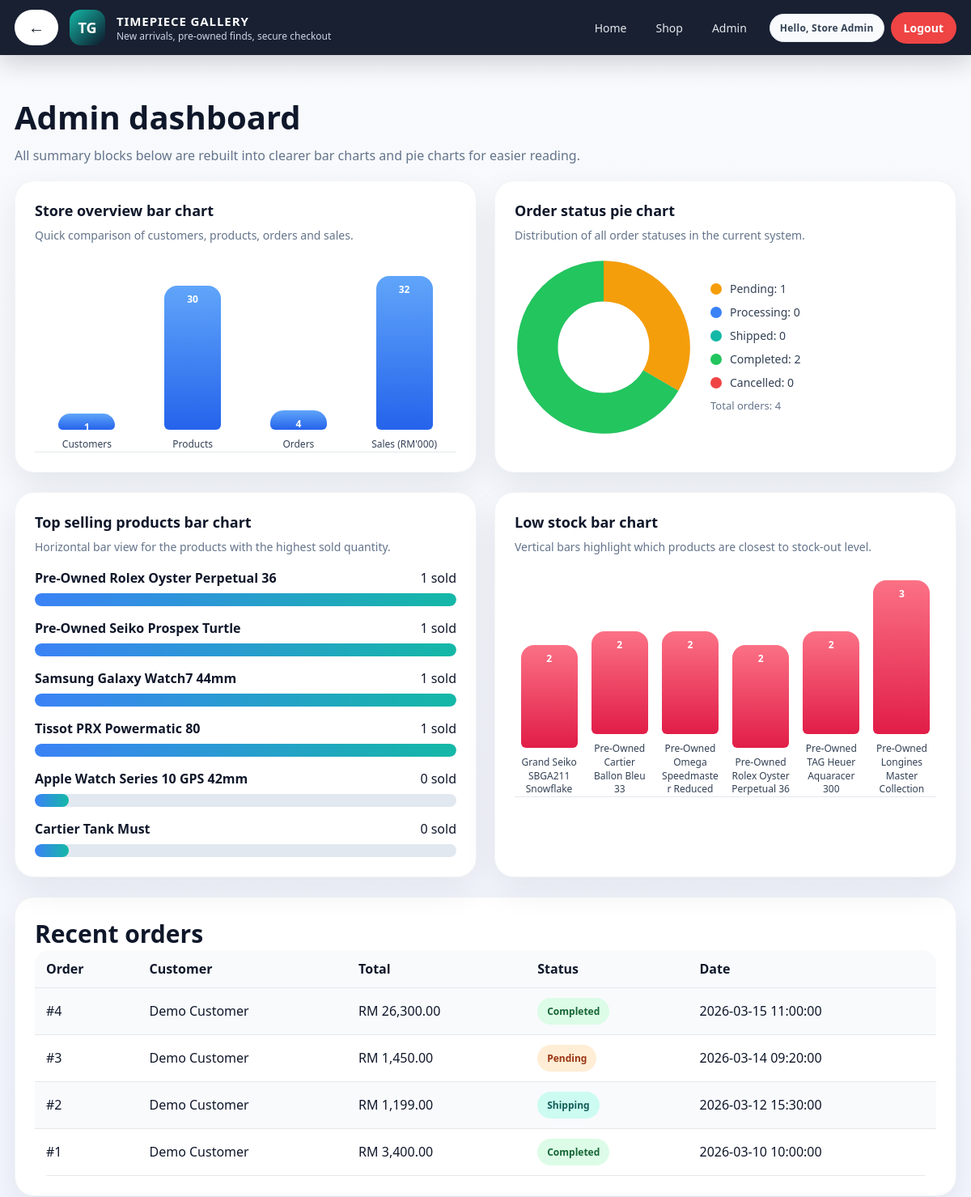
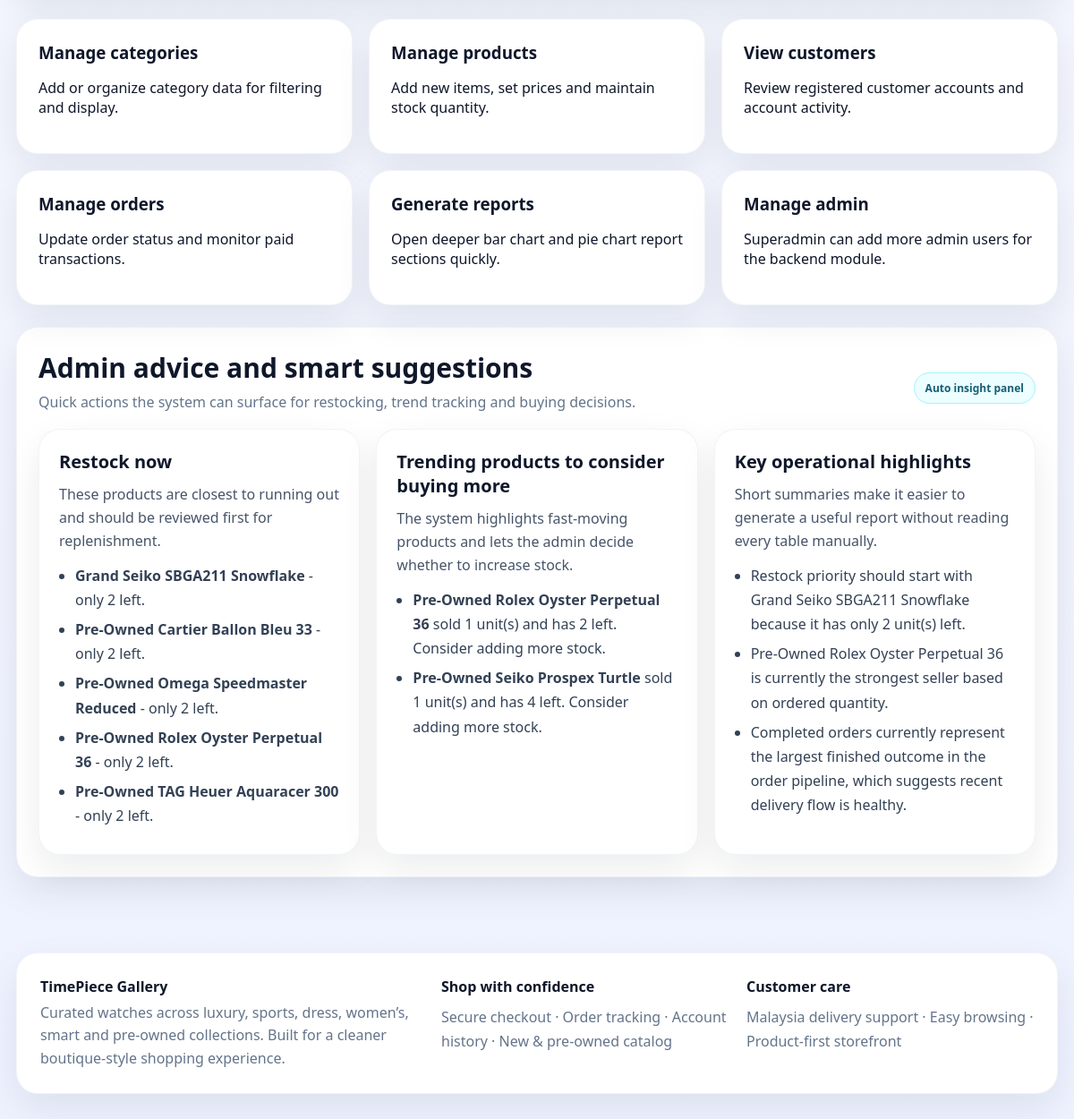
The app's page /dashboard.php (signed in) with its own data (2 pictures, top to bottom).
### tables this page shows
CREATE TABLE products (
    id INT AUTO_INCREMENT PRIMARY KEY,
    category_id INT NOT NULL,
    product_name VARCHAR(150) NOT NULL,
    description TEXT,
    price DECIMAL(10,2) NOT NULL,
    stock_quantity INT NOT NULL DEFAULT 0,
    item_condition ENUM('New','Pre-Owned') NOT NULL DEFAULT 'New',
    image_url VARCHAR(255) NOT NULL DEFAULT 'assets/images/default_watch.jpg',
    is_active TINYINT(1) NOT NULL DEFAULT 1,
    created_at TIMESTAMP DEFAULT CURRENT_TIMESTAMP,
    FOREIGN KEY (category_id) REFERENCES categories(id)
);

CREATE TABLE orders (
    id INT AUTO_INCREMENT PRIMARY KEY,
    user_id INT NOT NULL,
    delivery_address TEXT NOT NULL,
    payment_method VARCHAR(50) NOT NULL,
    total_amount DECIMAL(10,2) NOT NULL,
    payment_status VARCHAR(30) NOT NULL DEFAULT 'pending',
    order_status VARCHAR(30) NOT NULL DEFAULT 'pending',
    created_at TIMESTAMP DEFAULT CURRENT_TIMESTAMP,
    FOREIGN KEY (user_id) REFERENCES users(id)
);

CREATE TABLE users (
    id INT AUTO_INCREMENT PRIMARY KEY,
    full_name VARCHAR(100) NOT NULL,
    email VARCHAR(100) NOT NULL UNIQUE,
    phone VARCHAR(30) NOT NULL,
    address TEXT NOT NULL,
    password_hash VARCHAR(255) NOT NULL,
    role ENUM('customer', 'admin', 'superadmin') NOT NULL DEFAULT 'customer',
    created_at TIMESTAMP DEFAULT CURRENT_TIMESTAMP
);

### dashboard.php (the view, shortened to what this page needs)
<?php
require_once __DIR__ . '/../config/database.php';
require_once __DIR__ . '/../config/functions.php';
$total_customers = (int)$pdo->query("SELECT COUNT(*) FROM users WHERE role = 'customer'")->fetchColumn();
$total_products = (int)$pdo->query("SELECT COUNT(*) FROM products WHERE is_active = 1")->fetchColumn();
$total_orders = (int)$pdo->query("SELECT COUNT(*) FROM orders")->fetchColumn();
$total_sales = (float)$pdo->query("SELECT IFNULL(SUM(total_amount), 0) FROM orders WHERE payment_status = 'paid'")->fetchColumn();
$top_products = $pdo->query("SELECT p.product_name, IFNULL(SUM(oi.quantity),0) AS sold_qty FROM products p LEFT JOIN order_items oi ON p.id = oi.product_id GROUP BY p.id ORDER BY sold_qty DESC, p.product_name ASC LIMIT 6")->fetchAll();
$low_stock = $pdo->query("SELECT product_name, stock_quantity FROM products WHERE is_active = 1 ORDER BY stock_quantity ASC, product_name ASC LIMIT 6")->fetchAll();
$recent_orders = $pdo->query("SELECT o.id, o.total_amount, o.order_status, o.created_at, u.full_name FROM orders o JOIN users u ON o.user_id = u.id ORDER BY o.id DESC LIMIT 5")->fetchAll();
$order_statuses = [
    'Pending' => (int)$pdo->query("SELECT COUNT(*) FROM orders WHERE order_status = 'pending'")->fetchColumn(),
    'Processing' => (int)$pdo->query("SELECT COUNT(*) FROM orders WHERE order_status = 'processing'")->fetchColumn(),
    'Shipped' => (int)$pdo->query("SELECT COUNT(*) FROM orders WHERE order_status = 'shipped'")->fetchColumn(),
    'Completed' => (int)$pdo->query("SELECT COUNT(*) FROM orders WHERE order_status = 'completed'")->fetchColumn(),
    'Cancelled' => (int)$pdo->query("SELECT COUNT(*) FROM orders WHERE order_status = 'cancelled'")->fetchColumn(),
];
$overview = [
    'Customers' => $total_customers,
    'Products' => $total_products,
    'Orders' => $total_orders,
    'Sales (RM\'000)' => (int)round($total_sales / 1000),
];
$maxOverview = max(1, max($overview));
$maxSold = 1; foreach ($top_products as $row) { $maxSold = max($maxSold, (int)$row['sold_qty']); }
$maxLow = 1; foreach ($low_stock as $row) { $maxLow = max($maxLow, (int)$row['stock_quantity']); }
$pieTotal = max(1, array_sum($order_statuses));
$pieColors = ['#f59e0b','#3b82f6','#14b8a6','#22c55e','#ef4444'];
$radius = 52; $circ = 2 * pi() * $radius; $offset = 0; $pieSlices = []; $i = 0;
foreach ($order_statuses as $label => $value) {
    $length = ($value / $pieTotal) * $circ;
    $pieSlices[] = ['label'=>$label,'value'=>$value,'color'=>$pieColors[$i],'dash'=>$length . ' ' . ($circ - $length),'offset'=>-$offset];
    $offset += $length; $i++;
}
include __DIR__ . '/../includes/header.php';
?>
<div class="section-header"><div><h1 class="page-headline" style="font-size:40px;">Admin dashboard</h1><p>All summary blocks below are rebuilt into clearer bar charts and pie charts for easier reading.</p></div></div>
<div class="chart-two-col">
    <section class="chart-card">
        <h2 class="chart-title">Store overview bar chart</h2>
        <div class="chart-sub">Quick comparison of customers, products, orders and sales.</div>
        <div class="simple-bar-chart">
            <?php foreach ($overview as $label => $value): $h = max(20, ($value / $maxOverview) * 190); ?>
            <div class="simple-bar-group">
                <div class="simple-bar" style="height:<?php echo $h; ?>px"><?php echo (int)$value; ?></div>
                <div class="simple-bar-label"><?php echo h($label); ?></div>
            </div>
            <?php endforeach; ?>
        </div>
    </section>
    <section class="chart-card">
        <h2 class="chart-title">Order status pie chart</h2>
        <div class="chart-sub">Distribution of all order statuses in the current system.</div>
        <div class="pie-wrap">
            <svg viewBox="0 0 140 140" class="pie-svg" aria-hidden="true">
                <circle cx="70" cy="70" r="52" stroke="#e5e7eb"></circle>
                <?php foreach ($pieSlices as $slice): ?>
                    <circle cx="70" cy="70" r="52" stroke="<?php echo $slice['color']; ?>" stroke-dasharray="<?php echo $slice['dash']; ?>" stroke-dashoffset="<?php echo $slice['offset']; ?>"></circle>
                <?php endforeach; ?>
            </svg>
            <div class="legend-list">
                <?php foreach ($pieSlices as $slice): ?>
                    <div class="legend-item"><span class="legend-swatch" style="background:<?php echo $slice['color']; ?>"></span><?php echo h($slice['label']); ?>: <?php echo (int)$slice['value']; ?></div>
                <?php endforeach; ?>
                <div class="pie-center-note">Total orders: <?php echo $total_orders; ?></div>
            </div>
        </div>
    </section>
</div>
<div class="chart-two-col" style="margin-top:24px;">
    <section class="chart-card">
        <h2 class="chart-title">Top selling products bar chart</h2>
        <div class="chart-sub">Horizontal bar view for the products with the highest sold quantity.</div>
        <div class="chart-stack">
            <?php foreach ($top_products as $row): $width = max(8, ($row['sold_qty'] / $maxSold) * 100); ?>
                <div class="chart-row">
                    <div class="chart-row-head"><strong><?php echo h($row['product_name']); ?></strong><span><?php echo (int)$row['sold_qty']; ?> sold</span></div>
                    <div class="chart-bar-bg"><div class="chart-bar-fill" style="width:<?php echo $width; ?>%"></div></div>
                </div>
            <?php endforeach; ?>
        </div>
    </section>
    <section class="chart-card">
        <h2 class="chart-title">Low stock bar chart</h2>
        <div class="chart-sub">Vertical bars highlight which products are closest to stock-out level.</div>
        <div class="simple-bar-chart">
            <?php foreach ($low_stock as $row): $h = max(20, ($row['stock_quantity'] / $maxLow) * 190); ?>
            <div class="simple-bar-group">
                <div class="simple-bar danger" style="height:<?php echo $h; ?>px"><?php echo (int)$row['stock_quantity']; ?></div>
                <div class="simple-bar-label"><?php echo h($row['product_name']); ?></div>
            </div>
            <?php endforeach; ?>
        </div>
    </section>
</div>
<section class="table-card" style="margin-top:24px;">
    <h2>Recent orders</h2>
    <div class="table-scroll">
        <table class="w3-table-all">
            <tr><th>Order</th><th>Customer</th><th>Total</th><th>Status</th><th>Date</th></tr>
            <?php foreach ($recent_orders as $order): ?>
            <tr>
                <td>#<?php echo (int)$order['id']; ?></td>
                <td><?php echo h($order['full_name']); ?></td>
                <td>RM <?php echo number_format($order['total_amount'], 2); ?></td>
                <td><?php echo order_status_badge($order['order_status']); ?></td>
                <td><?php echo h($order['created_at']); ?></td>
            </tr>
            <?php endforeach; ?>
        </table>
    </div>
</section>
<div class="feature-grid" style="margin-top:22px;">
    <a class="feature-card" href="categories.php" style="text-decoration:none;"><h3>Manage categories</h3><p>Add or organize category data for filtering and display.</p></a>
    <a class="feature-card" href="products.php" style="text-decoration:none;"><h3>Manage products</h3><p>Add new items, set prices and maintain stock quantity.</p></a>
    <a class="feature-card" href="customers.php" style="text-decoration:none;"><h3>View customers</h3><p>Review registered customer accounts and account activity.</p></a>
    <a class="feature-card" href="orders.php" style="text-decoration:none;"><h3>Manage orders</h3><p>Update order status and monitor paid transactions.</p></a>
    <a class="feature-card" href="reports.php" style="text-decoration:none;"><h3>Generate reports</h3><p>Open deeper bar chart and pie chart report sections quickly.</p></a>
    <a class="feature-card" href="admins.php" style="text-decoration:none;"><h3>Manage admin</h3><p>Superadmin can add more admin users for the backend module.</p></a>
</div>
<?php
$restock_need = $pdo->query("SELECT product_name, stock_quantity FROM products WHERE stock_quantity <= 5 ORDER BY stock_quantity ASC, product_name ASC LIMIT 5")->fetchAll();
$fast_moving = $pdo->query("SELECT p.product_name, IFNULL(SUM(oi.quantity),0) AS sold_qty, p.stock_quantity FROM products p LEFT JOIN order_items oi ON p.id = oi.product_id GROUP BY p.id ORDER BY sold_qty DESC, p.stock_quantity ASC, p.product_name ASC LIMIT 5")->fetchAll();
$understocked_trending = [];
foreach ($fast_moving as $item) {
    if ((int)$item['sold_qty'] >= 1 && (int)$item['stock_quantity'] <= 6) {
        $understocked_trending[] = $item;
    }
}
$report_highlights = [];
if (!empty($restock_need)) {
    $report_highlights[] = 'Restock priority should start with ' . $restock_need[0]['product_name'] . ' because it has only ' . (int)$restock_need[0]['stock_quantity'] . ' unit(s) left.';
}
if (!empty($fast_moving)) {
    $report_highlights[] = $fast_moving[0]['product_name'] . ' is currently the strongest seller based on ordered quantity.';
}
if ($total_orders > 0) {
    $report_highlights[] = 'Completed orders currently represent the largest finished outcome in the order pipeline, which suggests recent delivery flow is healthy.';
}
?>
<section class="table-card" style="margin-top:24px;">
    <div class="section-header" style="margin:0 0 16px;">
        <div>
            <h2>Admin advice and smart suggestions</h2>
            <p>Quick actions the system can surface for restocking, trend tracking and buying decisions.</p>
        </div>
        <span class="insight-badge">Auto insight panel</span>
    </div>
    <div class="advice-grid">
        <article class="advice-card">
            <h3>Restock now</h3>
            <p>These products are closest to running out and should be reviewed first for replenishment.</p>
            <ul class="advice-list">
                <?php if ($restock_need): foreach ($restock_need as $item): ?>
                    <li><strong><?php echo h($item['product_name']); ?></strong> - only <?php echo (int)$item['stock_quantity']; ?> left.</li>
                <?php endforeach; else: ?>
                    <li>No urgent restock item is currently below the warning threshold.</li>
                <?php endif; ?>
            </ul>
        </article>
        <article class="advice-card">
            <h3>Trending products to consider buying more</h3>
            <p>The system highlights fast-moving products and lets the admin decide whether to increase stock.</p>
            <ul class="advice-list">
                <?php if ($understocked_trending): foreach ($understocked_trending as $item): ?>
                    <li><strong><?php echo h($item['product_name']); ?></strong> sold <?php echo (int)$item['sold_qty']; ?> unit(s) and has <?php echo (int)$item['stock_quantity']; ?> left. Consider adding more stock.</li>
                <?php endforeach; else: ?>
                    <li>No fast-moving item is currently both trending and low in stock.</li>
                <?php endif; ?>
            </ul>
        </article>
        <article class="advice-card">
            <h3>Key operational highlights</h3>
            <p>Short summaries make it easier to generate a useful report without reading every table manually.</p>
            <ul class="advice-list">
                <?php if ($report_highlights): foreach ($report_highlights as $line): ?>
                    <li><?php echo h($line); ?></li>
                <?php endforeach; else: ?>
                    <li>More order data is needed before the system can produce stronger recommendations.</li>
                <?php endif; ?>
            </ul>
        </article>
    </div>
</section>
<?php include __DIR__ . '/../includes/footer.php'; ?>

### functions.php (shortened to what this page needs)
<?php
function h($value) {
    return htmlspecialchars((string)$value, ENT_QUOTES, 'UTF-8');
}
function order_status_badge($status) {
    $status = strtolower(trim((string)$status));
    $map = [
        'pending' => ['color' => 'orange', 'label' => 'Pending'],
        'paid' => ['color' => 'blue', 'label' => 'Paid'],
        'processing' => ['color' => 'deep-orange', 'label' => 'Processing'],
        'shipped' => ['color' => 'teal', 'label' => 'Shipped'],
        'shipping' => ['color' => 'teal', 'label' => 'Shipping'],
        'out_for_delivery' => ['color' => 'grey', 'label' => 'Out for Delivery'],
        'delivered' => ['color' => 'green', 'label' => 'Delivered'],
        'completed' => ['color' => 'green', 'label' => 'Completed'],
        'cancelled' => ['color' => 'red', 'label' => 'Cancelled']
    ];
    $item = $map[$status] ?? ['color' => 'grey', 'label' => ucfirst(str_replace('_', ' ', $status ?: 'pending'))];
    return '<span class="w3-tag w3-' . $item['color'] . '" style="border-radius:999px;padding:8px 12px;">' . h($item['label']) . '</span>';
}

### records on screen
products: $h 126.66666666667 (drawn), stock_quantity "2", product_name "Grand Seiko SBGA211 Snowflake"
products: $h 126.66666666667 (drawn), stock_quantity "2", product_name "Pre-Owned Cartier Ballon Bleu 33"
products: $h 126.66666666667 (drawn), stock_quantity "2", product_name "Pre-Owned Omega Speedmaster Reduced"
products: $h 126.66666666667 (drawn), stock_quantity "2", product_name "Pre-Owned Rolex Oyster Perpetual 36"
products: $h 126.66666666667 (drawn), stock_quantity "2", product_name "Pre-Owned TAG Heuer Aquaracer 300"
products: $h 190 (drawn), stock_quantity "3", product_name "Pre-Owned Longines Master Collection"
orders: id "4", user.full_name "Demo Customer", total_amount "26,300.00", order_status "Completed", created_at "2026-03-15 11:00:00"
orders: id "3", user.full_name "Demo Customer", total_amount "1,450.00", order_status "Pending", created_at "2026-03-14 09:20:00"
orders: id "2", user.full_name "Demo Customer", total_amount "1,199.00", order_status "Shipping", created_at "2026-03-12 15:30:00"
orders: id "1", user.full_name "Demo Customer", total_amount "3,400.00", order_status "Completed", created_at "2026-03-10 10:00:00"

### other values on screen
$_SESSION['user_name'] "Store Admin"
$value "1"
$label "Customers"
$value "30"
$label "Products"
$value "4"
$label "Orders"
$value "32"
$label "Sales (RM'000)"
$slice['label'] "Pending"
$slice['value'] "1"
$slice['label'] "Processing"
$slice['value'] "0"
$slice['label'] "Shipped"
$slice['label'] "Completed"
